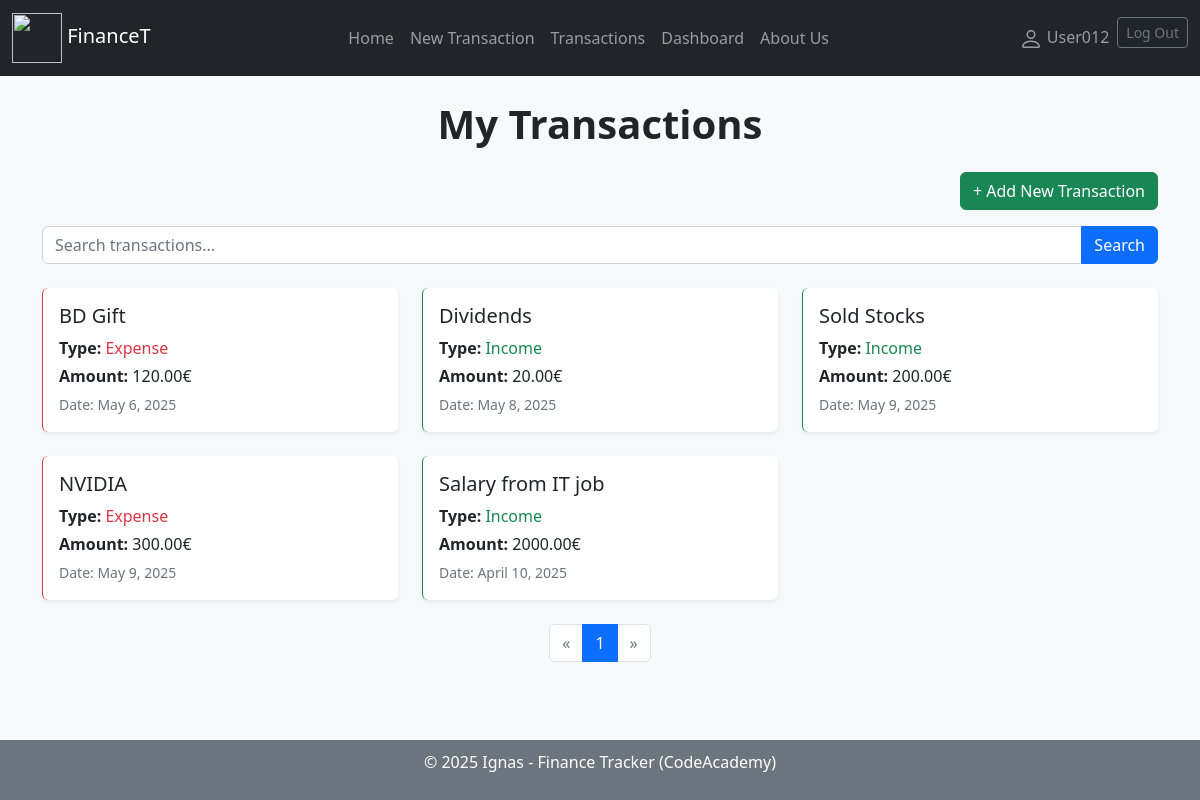
The page /finance/mytransactions/ (signed in) on the database as committed earlier.
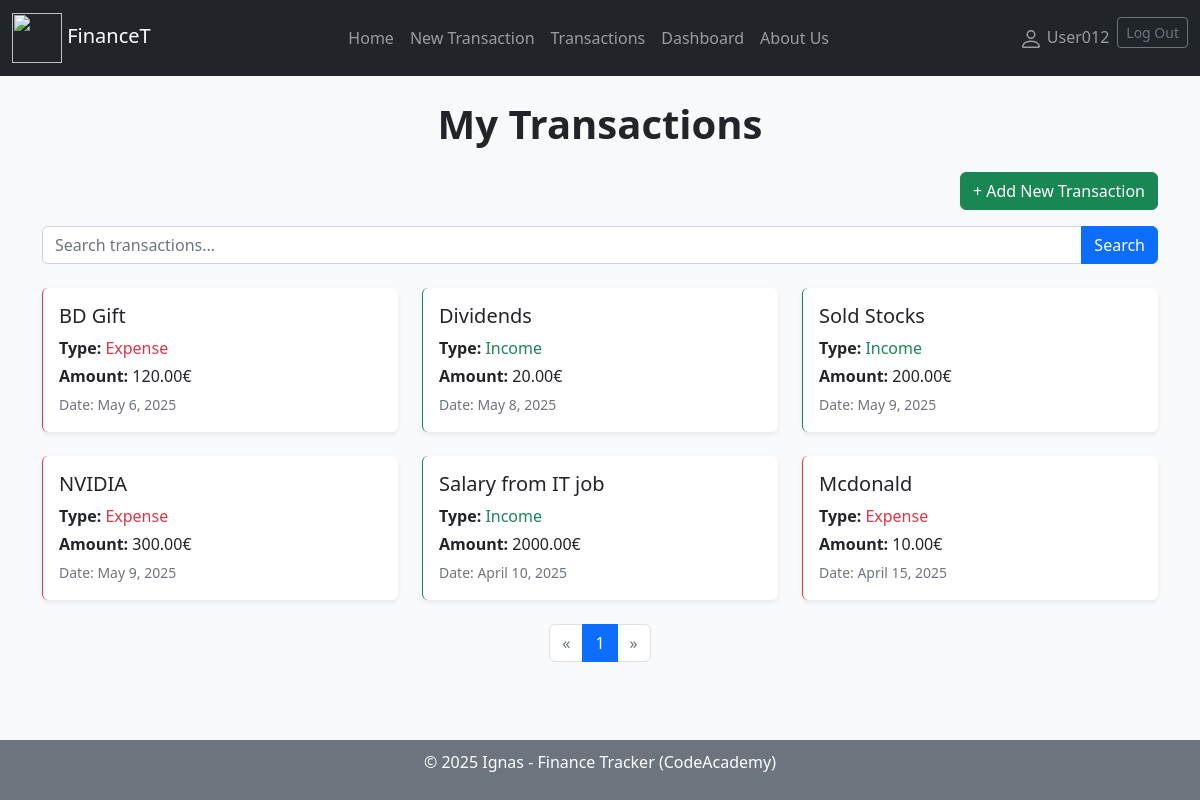
The same page on the database as committed later.
### finance_tracker_app/models.py (models this page shows, shortened)
class Transaction(models.Model):
    TYPE_CHOICES = [
        ('i', 'Income'),
        ('e', 'Expense'),
    ]
    amount = models.DecimalField('Amount of money', help_text='Add amount of money', blank=False, null=False,
                                 default=0.0, max_digits=12, decimal_places=2)
    type = models.CharField(max_length=1, choices=TYPE_CHOICES, default='e', help_text='Choose transaction type')
    title = models.CharField(max_length=200, blank=False, help_text='Add transaction title')
    category = models.ForeignKey('Category', on_delete=models.SET_NULL, null=True, blank=False, help_text='Choose transaction category')
    date = models.DateField(help_text='Add transaction date')
    description = HTMLField(blank=True, null=True, help_text='Write transaction description (optional)')
    client = models.ForeignKey(User, on_delete=models.SET_NULL, null=True, blank=True)
    timestamp = models.DateTimeField(auto_now_add=True)
    class Meta:
        verbose_name = 'Transaction'
        verbose_name_plural = 'Transactions'

### finance_tracker_app/views.py (the view)
# urls.py: path('mytransactions/', views.TransactionsByUserListView.as_view(), name='my-transactions'),
class TransactionsByUserListView(LoginRequiredMixin, ListView):
    model = Transaction
    context_object_name = 'transactions'
    template_name = 'user_transactions.html'
    paginate_by = 12
    def get_queryset(self):
        return Transaction.objects.filter(client=self.request.user)

### finance_tracker_app/templates/user_transactions.html
{% extends "base.html" %}
{% block content %}
<div class="container py-4">
    <h1 class="mb-4 fw-bold text-center">My Transactions</h1>
    <div class="d-flex justify-content-end mb-3">
        <a href="{% url 'my-transaction-new' %}" class="btn btn-success">
            + Add New Transaction
        </a>
    </div>
    <form action="{% url 'search' %}" method="get" class="input-group mb-4">
        <input name="query" class="form-control" type="text" placeholder="Search transactions...">
        <button class="btn btn-primary" type="submit">Search</button>
    </form>
    {% if transactions %}
    <div class="row g-4">
        {% for transaction in transactions %}
        <div class="col-md-6 col-lg-4">
            <a href="{% url 'my-transaction' transaction.pk %}" class="text-decoration-none text-dark">
                <div class="card shadow-sm h-100 border-0
                    {% if transaction.type == 'i' %}border-start border-success
                    {% elif transaction.type == 'e' %}border-start border-danger{% endif %}">
                    <div class="card-body">
                        <h5 class="card-title">{{ transaction.title }}</h5>
                        <p class="card-text mb-1">
                            <strong>Type:</strong>
                            {% if transaction.type == 'i' %}
                            <span class="text-success">Income</span>
                            {% elif transaction.type == 'e' %}
                            <span class="text-danger">Expense</span>
                            {% else %}
                            Other
                            {% endif %}
                        </p>
                        <p class="card-text mb-1"><strong>Amount:</strong> {{ transaction.amount }}€</p>
                        <p class="card-text"><small class="text-muted">Date: {{ transaction.date }}</small></p>
                    </div>
                </div>
            </a>
        </div>
        {% endfor %}
    </div>
    <nav aria-label="Page navigation" class="mt-4">
        <ul class="pagination justify-content-center">
            {% if page_obj.has_previous %}
            <li class="page-item">
                <a class="page-link" href="?page={{ page_obj.previous_page_number }}" aria-label="Previous">
                    <span aria-hidden="true">&laquo;</span>
                </a>
            </li>
            {% else %}
            <li class="page-item disabled"><span class="page-link">&laquo;</span></li>
            {% endif %}
            {% for num in paginator.page_range %}
                {% if num == page_obj.number %}
                <li class="page-item active" aria-current="page"><span class="page-link">{{ num }}</span></li>
                {% elif num >= page_obj.number|add:'-2' and num <= page_obj.number|add:'2' %}
                <li class="page-item"><a class="page-link" href="?page={{ num }}">{{ num }}</a></li>
                {% endif %}
            {% endfor %}
            {% if page_obj.has_next %}
            <li class="page-item">
                <a class="page-link" href="?page={{ page_obj.next_page_number }}" aria-label="Next">
                    <span aria-hidden="true">&raquo;</span>
                </a>
            </li>
            {% else %}
            <li class="page-item disabled"><span class="page-link">&raquo;</span></li>
            {% endif %}
        </ul>
    </nav>
    {% else %}
    <div class="alert alert-info mt-4 text-center" role="alert">
        There are no transactions yet.
    </div>
    {% endif %}
</div>
{% endblock %}

Rows that differ between the two databases and show on the page:
added Transaction: type "Expense"
